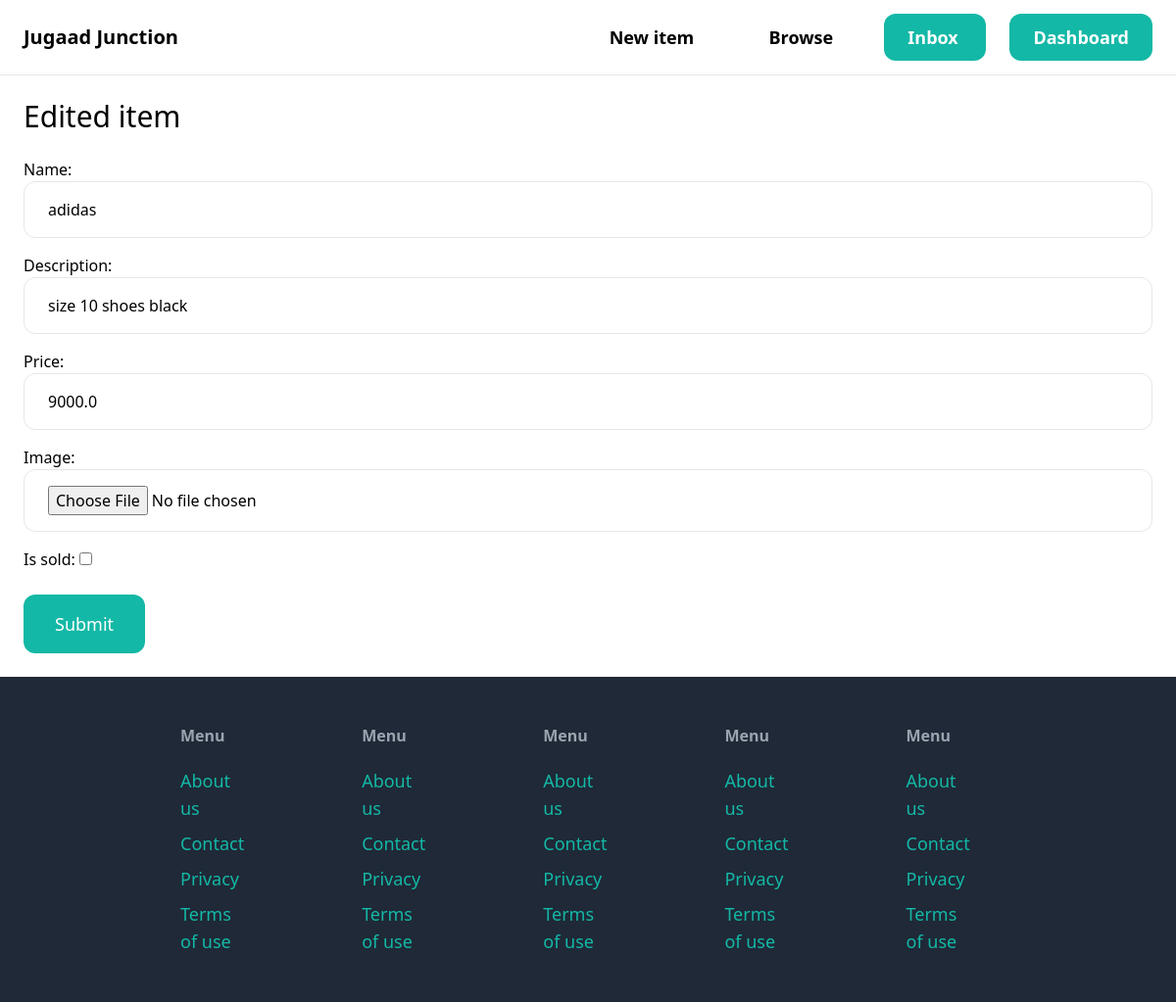
The page /items/13/edit_item/ (signed in) on the database its author committed.
### item/models.py (models this page shows, shortened)
class Item(models.Model):
    category = models.ForeignKey(Category, related_name='items', on_delete = models.CASCADE)
    name = models.CharField(max_length=255)
    description = models.TextField(blank=True, null=True)
    price = models.FloatField()
    image=models.ImageField(upload_to='media/item_images', blank=True, null=True)
    is_sold = models.BooleanField(default=False)
    created_by = models.ForeignKey(User, related_name='items', null='PRAKRITI', on_delete=models.CASCADE)
    created_at = models.DateTimeField(auto_now_add=True)

### item/views.py (the view)
# urls.py: path('<int:pk>/edit_item/',views.edit_item, name='edit_item'),
@login_required
def edit_item(request, pk):
    item = get_object_or_404(Item,pk=pk,created_by=request.user)
    if request.method == 'POST':
        form = EditItemForm(request.POST, request.FILES, instance=item)
        if form.is_valid():
            item.save()
            return redirect('item:detail', pk=item.id)
    else:
        form = EditItemForm(instance=item)
    return render(request, 'item/form.html',{
        'form' : form,
        'title' : 'Edited item'
    })

### item/forms.py
class EditItemForm(forms.ModelForm):
    class Meta:
        model = Item
        fields = ('name', 'description', 'price', 'image', 'is_sold')
        widgets = {
        'name' : forms.TextInput(attrs={
            'class' : INPUT_CLASSES
        }),
        'description' : forms.TextInput(attrs={
            'class' : INPUT_CLASSES
        }),
        'price' : forms.TextInput(attrs={
            'class' : INPUT_CLASSES
        }),
        'image' : forms.FileInput(attrs={
            'class' : INPUT_CLASSES
        }),
    }

### item/templates/item/form.html (shortened to what this page needs)
{% extends 'core/base.html'%}
{% block content %}
<h1 class="mb-6 text-3xl">{{ title }}</h1>
<form method="post" action="." enctype="multipart/form-data">
    <div class="space-y-4">
        {{ form.as_p }}
    </div>
    <button class="mt-6 py-4 px-8 text-lg rounded-xl text-white bg-teal-500 hover:bg-teal-700">Submit</button>
</form>
{% endblock %}

### rows shown on the page
Item: name "adidas", description "size 10 shoes black", price "9000.0"

### other values the page prints
{{ title }} "Edited item"
